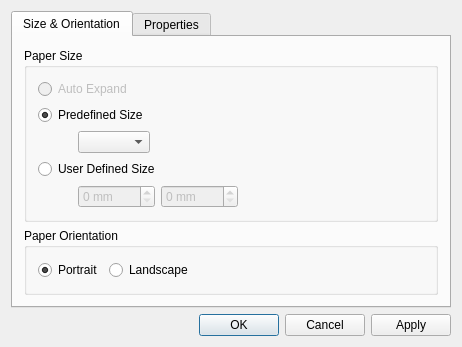
<?xml version="1.0" encoding="UTF-8"?>
<ui version="4.0">
 <class>QDiagramPageSetupDialog</class>
 <widget class="QDialog" name="QDiagramPageSetupDialog">
  <property name="geometry">
   <rect>
    <x>0</x>
    <y>0</y>
    <width>462</width>
    <height>303</height>
   </rect>
  </property>
  <property name="windowTitle">
   <string>Page Setup</string>
  </property>
  <layout class="QVBoxLayout" name="verticalLayout">
   <item>
    <widget class="QTabWidget" name="tabWidget">
     <property name="currentIndex">
      <number>0</number>
     </property>
     <widget class="QWidget" name="tabDiagramSize">
      <attribute name="title">
       <string>Size &amp;&amp; Orientation</string>
      </attribute>
      <layout class="QVBoxLayout" name="verticalLayout_2">
       <item>
        <widget class="QGroupBox" name="groupBox">
         <property name="title">
          <string>Paper Size</string>
         </property>
         <property name="flat">
          <bool>true</bool>
         </property>
         <layout class="QFormLayout" name="formLayout_2">
          <item row="0" column="0">
           <widget class="QRadioButton" name="autoExpandRradioButton">
            <property name="enabled">
             <bool>false</bool>
            </property>
            <property name="text">
             <string>Auto Expand</string>
            </property>
           </widget>
          </item>
          <item row="1" column="0">
           <widget class="QRadioButton" name="predefinedSizeRadioButton">
            <property name="text">
             <string>Predefined Size</string>
            </property>
            <property name="checked">
             <bool>true</bool>
            </property>
           </widget>
          </item>
          <item row="2" column="0">
           <layout class="QHBoxLayout" name="horizontalLayout">
            <item>
             <spacer name="horizontalSpacer">
              <property name="orientation">
               <enum>Qt::Horizontal</enum>
              </property>
              <property name="sizeHint" stdset="0">
               <size>
                <width>40</width>
                <height>20</height>
               </size>
              </property>
             </spacer>
            </item>
            <item>
             <widget class="QComboBox" name="paperSizeComboBox"/>
            </item>
           </layout>
          </item>
          <item row="3" column="0">
           <widget class="QRadioButton" name="userDefinedSizeRadioButton">
            <property name="text">
             <string>User Defined Size</string>
            </property>
           </widget>
          </item>
          <item row="4" column="0">
           <layout class="QHBoxLayout" name="horizontalLayout_2">
            <item>
             <spacer name="horizontalSpacer_2">
              <property name="orientation">
               <enum>Qt::Horizontal</enum>
              </property>
              <property name="sizeHint" stdset="0">
               <size>
                <width>40</width>
                <height>20</height>
               </size>
              </property>
             </spacer>
            </item>
            <item>
             <widget class="QSpinBox" name="pageWidthSpinBox">
              <property name="enabled">
               <bool>false</bool>
              </property>
              <property name="suffix">
               <string> mm</string>
              </property>
              <property name="maximum">
               <number>9999</number>
              </property>
             </widget>
            </item>
            <item>
             <widget class="QSpinBox" name="pageHeightSpinBox">
              <property name="enabled">
               <bool>false</bool>
              </property>
              <property name="suffix">
               <string> mm</string>
              </property>
              <property name="maximum">
               <number>9999</number>
              </property>
             </widget>
            </item>
           </layout>
          </item>
         </layout>
        </widget>
       </item>
       <item>
        <widget class="QGroupBox" name="groupBox_2">
         <property name="title">
          <string>Paper Orientation</string>
         </property>
         <property name="flat">
          <bool>true</bool>
         </property>
         <layout class="QHBoxLayout" name="horizontalLayout_3">
          <item>
           <widget class="QRadioButton" name="portraitRadioButton">
            <property name="text">
             <string>Portrait</string>
            </property>
            <property name="checked">
             <bool>true</bool>
            </property>
           </widget>
          </item>
          <item>
           <widget class="QRadioButton" name="landscapeRadioButton">
            <property name="text">
             <string>Landscape</string>
            </property>
           </widget>
          </item>
          <item>
           <spacer name="horizontalSpacer_3">
            <property name="orientation">
             <enum>Qt::Horizontal</enum>
            </property>
            <property name="sizeHint" stdset="0">
             <size>
              <width>40</width>
              <height>20</height>
             </size>
            </property>
           </spacer>
          </item>
         </layout>
        </widget>
       </item>
      </layout>
     </widget>
     <widget class="QWidget" name="tabProperties">
      <attribute name="title">
       <string>Properties</string>
      </attribute>
      <layout class="QFormLayout" name="formLayout">
       <item row="0" column="0">
        <widget class="QLabel" name="label">
         <property name="text">
          <string>Name</string>
         </property>
        </widget>
       </item>
       <item row="0" column="1">
        <widget class="QLineEdit" name="nameLineEdit"/>
       </item>
      </layout>
     </widget>
    </widget>
   </item>
   <item>
    <widget class="QDialogButtonBox" name="buttonBox">
     <property name="standardButtons">
      <set>QDialogButtonBox::Apply|QDialogButtonBox::Cancel|QDialogButtonBox::Ok</set>
     </property>
    </widget>
   </item>
  </layout>
 </widget>
 <layoutdefault spacing="6" margin="11"/>
 <resources/>
 <connections>
  <connection>
   <sender>buttonBox</sender>
   <signal>clicked(QAbstractButton*)</signal>
   <receiver>QDiagramPageSetupDialog</receiver>
   <slot>buttonBoxClicked(QAbstractButton*)</slot>
   <hints>
    <hint type="sourcelabel">
     <x>230</x>
     <y>279</y>
    </hint>
    <hint type="destinationlabel">
     <x>230</x>
     <y>149</y>
    </hint>
   </hints>
  </connection>
  <connection>
   <sender>userDefinedSizeRadioButton</sender>
   <signal>toggled(bool)</signal>
   <receiver>QDiagramPageSetupDialog</receiver>
   <slot>userDefinedSizeRadioButtonToggled(bool)</slot>
   <hints>
    <hint type="sourcelabel">
     <x>82</x>
     <y>144</y>
    </hint>
    <hint type="destinationlabel">
     <x>230</x>
     <y>149</y>
    </hint>
   </hints>
  </connection>
  <connection>
   <sender>portraitRadioButton</sender>
   <signal>toggled(bool)</signal>
   <receiver>QDiagramPageSetupDialog</receiver>
   <slot>portraitRadioButtonToggled(bool)</slot>
   <hints>
    <hint type="sourcelabel">
     <x>58</x>
     <y>229</y>
    </hint>
    <hint type="destinationlabel">
     <x>230</x>
     <y>149</y>
    </hint>
   </hints>
  </connection>
  <connection>
   <sender>paperSizeComboBox</sender>
   <signal>activated(int)</signal>
   <receiver>QDiagramPageSetupDialog</receiver>
   <slot>paperSizeComboBoxActivated(int)</slot>
   <hints>
    <hint type="sourcelabel">
     <x>110</x>
     <y>118</y>
    </hint>
    <hint type="destinationlabel">
     <x>230</x>
     <y>149</y>
    </hint>
   </hints>
  </connection>
  <connection>
   <sender>predefinedSizeRadioButton</sender>
   <signal>toggled(bool)</signal>
   <receiver>QDiagramPageSetupDialog</receiver>
   <slot>predefinedSizeRadioButtonToggled(bool)</slot>
   <hints>
    <hint type="sourcelabel">
     <x>77</x>
     <y>93</y>
    </hint>
    <hint type="destinationlabel">
     <x>230</x>
     <y>149</y>
    </hint>
   </hints>
  </connection>
 </connections>
 <slots>
  <slot>buttonBoxClicked(QAbstractButton*)</slot>
  <slot>userDefinedSizeRadioButtonToggled(bool)</slot>
  <slot>portraitRadioButtonToggled(bool)</slot>
  <slot>paperSizeComboBoxActivated(int)</slot>
  <slot>predefinedSizeRadioButtonToggled(bool)</slot>
 </slots>
</ui>
